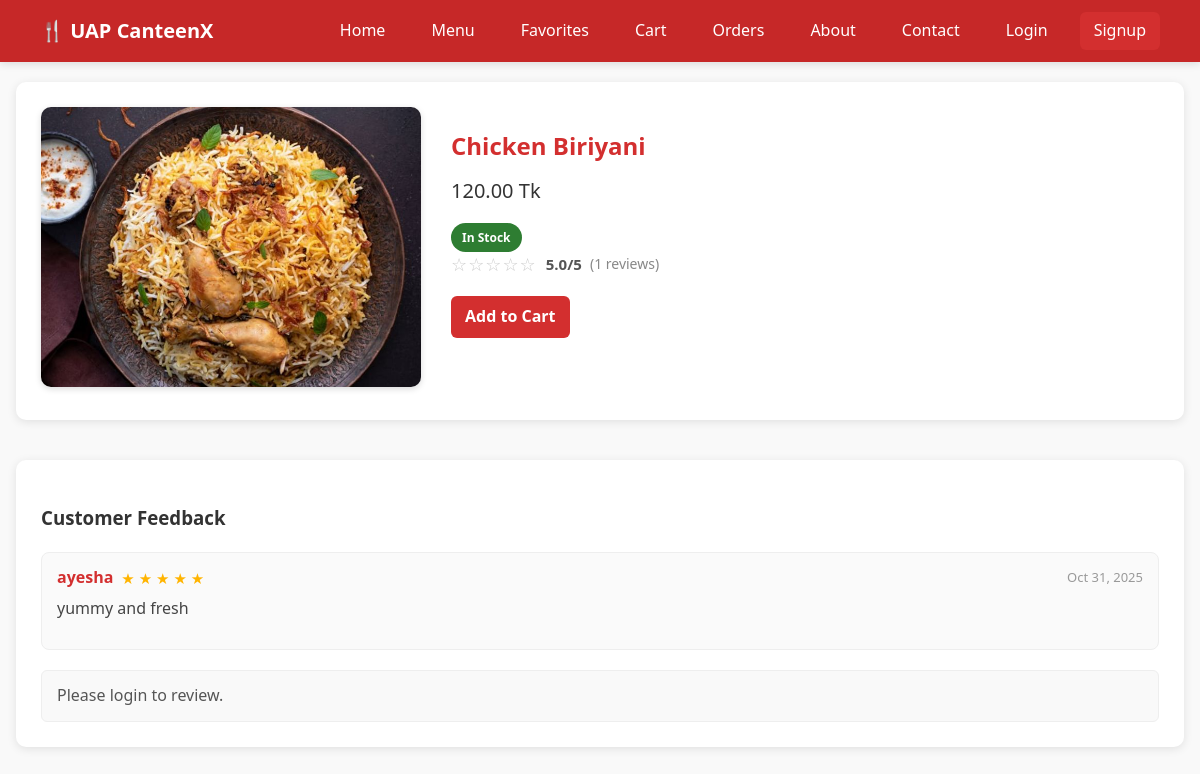
Before: /item/15/ with the older database file.
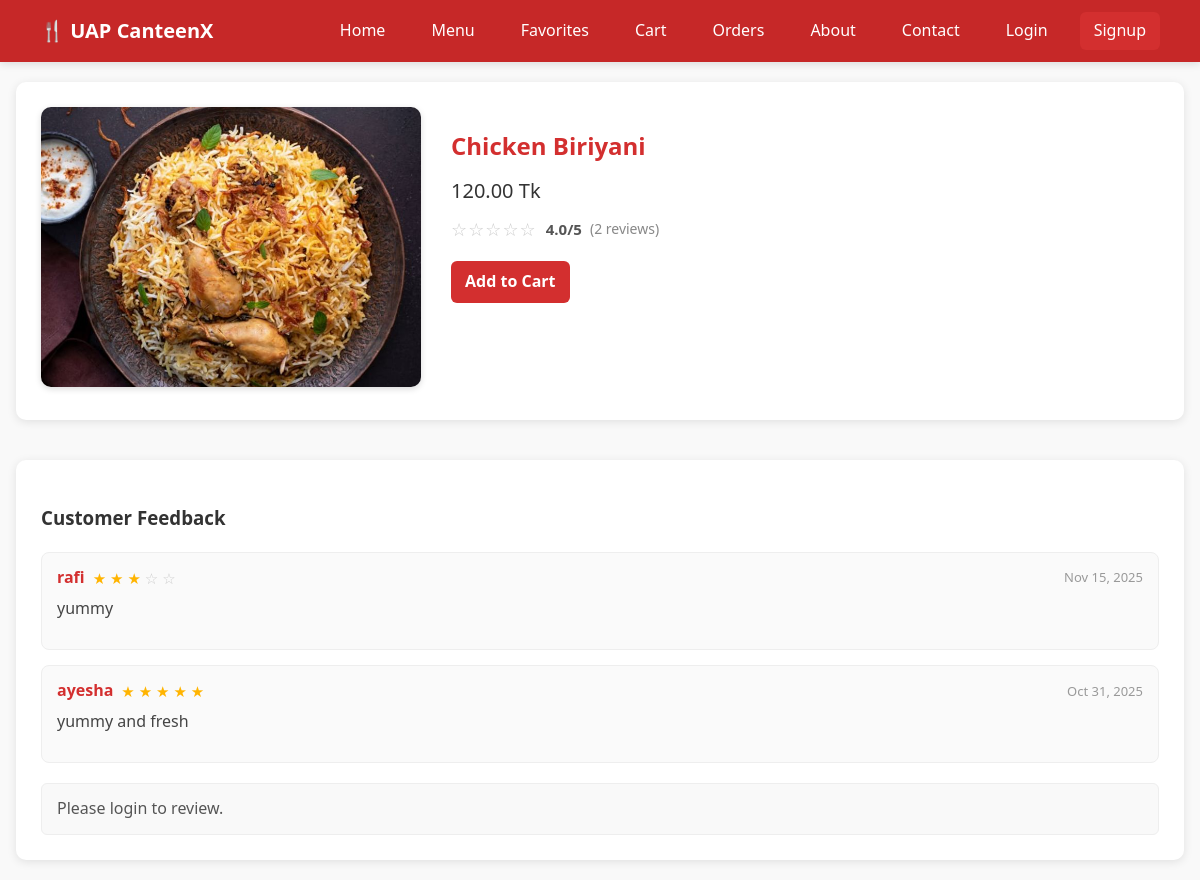
After: the same page with the newer database file.
### my_canteen/models.py (models this page shows, shortened)
class Review(models.Model):
    RATING_CHOICES = [(i, str(i)) for i in range(1, 6)]  # 1..5 stars
    user = models.ForeignKey(User, on_delete=models.CASCADE)
    item = models.ForeignKey(MenuItem, on_delete=models.CASCADE, related_name='reviews')
    rating = models.PositiveSmallIntegerField(choices=RATING_CHOICES, blank=True, null=True)
    feedback_title = models.CharField(max_length=100, blank=True, null=True)  # ✅ Optional title
    comment = models.TextField(blank=True, null=True)  # ✅ Feedback text
    is_public = models.BooleanField(default=True)  # ✅ Admin control (show/hide)
    created_at = models.DateTimeField(auto_now_add=True)
    updated_at = models.DateTimeField(auto_now=True)
    class Meta:
        unique_together = ('user', 'item')
        ordering = ('-created_at',)

### my_canteen/views.py (the view, shortened to what this page needs)
# urls.py: path("item/<int:item_id>/", views.item_detail, name="item_detail"),
def item_detail(request, item_id):
    item = get_object_or_404(MenuItem, id=item_id, is_active=True)
    reviews = (
        Review.objects.filter(item=item)
        .select_related("user")
        .order_by("-created_at")
    )
    agg = reviews.aggregate(avg=Avg("rating"), cnt=Count("id"))
    avg_rating = round(agg["avg"] or 0, 1)
    total_reviews = agg["cnt"] or 0
    can_review, already, form = False, False, None
    favorite_items = set()
    context = {
        "item": item,
        "reviews": reviews,
        "avg_rating": avg_rating,
        "total_reviews": total_reviews,
        "can_review": can_review,
        "already": already,
        "form": form,
        "favorite_items": favorite_items,
    }
    return render(request, "my_canteen/item_detail.html", context)

### my_canteen/context_processors.py (called while the page is built)
def favorites_processor(request):
    if request.user.is_authenticated:
        fav_ids = Favorite.objects.filter(user=request.user).values_list('item_id', flat=True)
        return {"favorite_items": set(fav_ids)}
    return {"favorite_items": set()}

def cart_count(request):
    cart = request.session.get("cart", {})
    return {"cart_count": sum(cart.values())}

def notifications_context(request):
    if request.user.is_authenticated:
        unread_count = Notification.objects.filter(user=request.user, is_read=False).count()
    else:
        unread_count = 0
    return {
        "unread_notifications": unread_count
    }

### my_canteen/templates/my_canteen/item_detail.html (shortened to what this page needs)
{% extends "my_canteen/base.html" %}
{% block content %}
<div class="item-detail-container">
  <div class="item-image">
    {% if item.image %}
      <img src="{{ item.image.url }}" alt="{{ item.name }}">
    {% else %}
      <img src="https://via.placeholder.com/400x250" alt="Food">
    {% endif %}
  </div>
  <div class="item-info">
    <h2>{{ item.name }}</h2>
    <div class="item-price">
      {{ item.price }} Tk
    </div>
    {% if item.stock > 10 %}
      <span class="badge success" style="margin-top:6px; display:inline-block;">
        In Stock
      </span>
    {% elif item.stock > 0 %}
      <span class="badge warning" style="margin-top:6px; display:inline-block;">
      </span>
    {% else %}
      <span class="badge danger" style="margin-top:6px; display:inline-block;">
        Out of Stock
      </span>
    {% endif %}
    <div class="item-rating">
      <span class="stars" title="{{ avg_rating }}/5">
        {% for i in "12345" %}
          {% if forloop.counter <= avg_rating|floatformat:0 %}
            <span class="star filled">★</span>
          {% else %}
            <span class="star">☆</span>
          {% endif %}
        {% endfor %}
      </span>
      <span class="avg">{{ avg_rating }}/5</span>
      <span class="count">({{ total_reviews }} reviews)</span>
    </div>
    <div style="margin-top: 12px; display:flex; gap:10px; flex-wrap:wrap;">
      {% if item.stock > 0 %}
        <a href="{% url 'add_to_cart' item.id %}" class="btn">Add to Cart</a>
      {% else %}
        <p class="muted" style="margin:0;">You can't order this right now.</p>
      {% endif %}
    </div>
  </div>
</div>
<div class="feedback-section">
  <h3>Customer Feedback</h3>
  {% if reviews %}
    {% for r in reviews %}
      <div class="review-card">
        <div class="review-head">
          <strong>{{ r.user.username }}</strong>
          <span class="review-stars">
            {% for i in "12345" %}
              {% if forloop.counter <= r.rating %}
                <span class="star filled">★</span>
              {% else %}
                <span class="star">☆</span>
              {% endif %}
            {% endfor %}
          </span>
          <span class="review-date">
            {{ r.created_at|date:"M d, Y" }}
          </span>
        </div>
        {% if r.comment %}
          <p class="review-text">{{ r.comment }}</p>
        {% endif %}
      </div>
    {% endfor %}
  {% else %}
    <p class="muted">No reviews yet. Be the first to review!</p>
  {% endif %}
  {% if user.is_authenticated %}
    {% if can_review %}
      <hr class="divider">
      <form method="post" action="{% url 'submit_review' item.id %}" class="review-form card">
        {% csrf_token %}
        <div class="stars-input rating-stars">
          {% for i in "54321" %}
            <input type="radio" id="star{{ i }}" name="rating" value="{{ i }}">
            <label for="star{{ i }}" title="{{ i }} star{% if i != '1' %}s{% endif %}">★</label>
          {% endfor %}
        </div>
        <div class="textarea">
          {{ form.comment }}
        </div>
        <button class="btn btn-primary" type="submit">
          Submit Review
        </button>
      </form>
    {% elif already %}
      <div class="note">
        You already reviewed this item.
        <a class="link" href="{% url 'edit_review' item.id %}">Edit</a>
        <form method="post" action="{% url 'delete_review' item.id %}" class="inline">
          {% csrf_token %}
          <button type="submit" class="link link--danger">
            Delete
          </button>
        </form>
      </div>
    {% else %}
      <div class="note">
        You can review after your order is delivered.
      </div>
    {% endif %}
  {% else %}
    <div class="note">
      Please <a href="{% url 'login' %}?next={{ request.path }}">login</a> to review.
    </div>
  {% endif %}
</div>
{% endblock %}

Changed rows visible on the page:
changed MenuItem "Chicken Biriyani": stock 11 → 10 (drawn)
added Review: user.username "rafi", rating 3 (drawn), created_at "Nov 15, 2025", comment "yummy"
Other visible differences:
{{ avg_rating }}: "5.0" → "4.0"
{{ total_reviews }}: "1" → "2"
text no longer shown: "In Stock"
